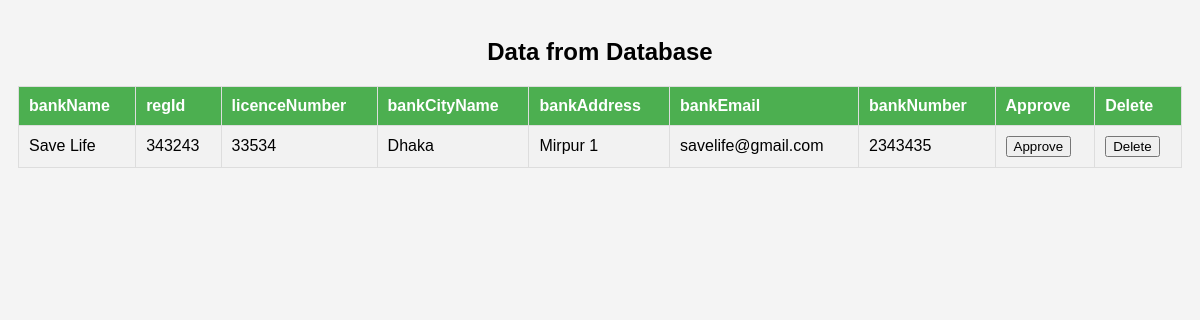
The app's page /admin/fetchData.php with its own data.
### tables this page shows
CREATE TABLE `pendingbloodbank` (
  `bankName` varchar(20) NOT NULL,
  `regId` int(20) NOT NULL,
  `licenceNumber` int(20) NOT NULL,
  `bankCityName` varchar(20) NOT NULL,
  `bankAddress` varchar(40) NOT NULL,
  `bankEmail` varchar(20) NOT NULL,
  `bankNumber` int(15) NOT NULL
);

### admin/fetchData.php (the view, shortened to what this page needs)
<?php
$host = 'localhost';
$username = 'root';
$password = '';
$database = 'quickBlood';
$tableName = 'pendingbloodbank';
$conn = new mysqli($host, $username, $password, $database);
$sql = "SELECT * FROM $tableName";
$result = $conn->query($sql);
$dataArray = [];
if ($result->num_rows > 0) {
    while ($row = $result->fetch_assoc()) {
        $dataArray[] = $row;
    }
}
?>
<!DOCTYPE html>
<html lang="en">
<head>
</head>
<body>
    <h2>Data from Database</h2>
    <?php
        if (!empty($dataArray)) {
            echo '<table>';
            echo '<tr>';
            foreach ($dataArray[0] as $key => $value) {
                echo '<th>' . $key . '</th>';
            }
            echo '<th>Approve</th>';
            echo '<th>Delete</th>';
            echo '</tr>';
            foreach ($dataArray as $row) {
                echo '<tr>';
                foreach ($row as $value) {
                    echo '<td>' . $value . '</td>';
                }
                echo '<td><button>Approve</button></td>';
                echo '<td><button>Delete</button></td>';
                echo '</tr>';
            }
            echo '</table>';
        } else {
            echo '<p>No data available</p>';
        }
    ?>
</body>
</html>

### admin/fetchData.php (style rules this page uses)
body { font-family: Arial, sans-serif; background-color: #f4f4f4; text-align: center; padding: 10px; }
h2 { color: bla; }
table { width: 100%; margin: 20px auto; border-collapse: collapse; }
th, td { border: 1px solid #ddd; padding: 10px; text-align: left; }
th { background-color: #4CAF50; color: white; }
tr:nth-child(even) { background-color: #f2f2f2; }

### records on screen
pendingbloodbank: bankName "Save Life", regId "343243", licenceNumber "33534", bankCityName "Dhaka", bankAddress "Mirpur 1", bankEmail "savelife@gmail.com", bankNumber "2343435"

### other values on screen
$key "bankName"
$key "regId"
$key "licenceNumber"
$key "bankCityName"
$key "bankAddress"
$key "bankEmail"
$key "bankNumber"
